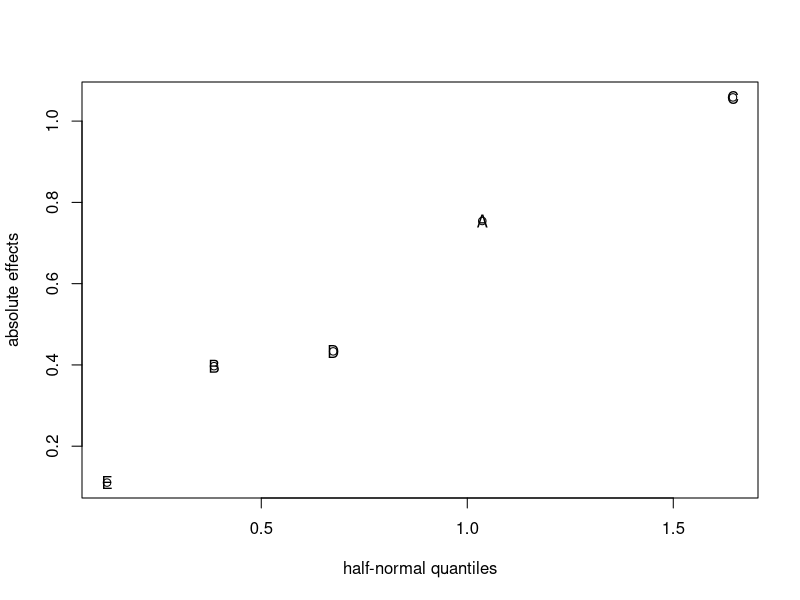
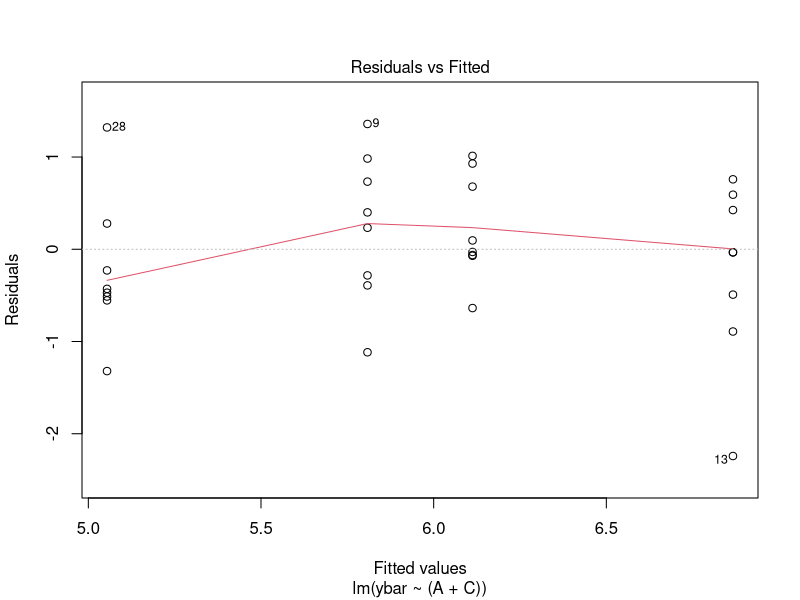
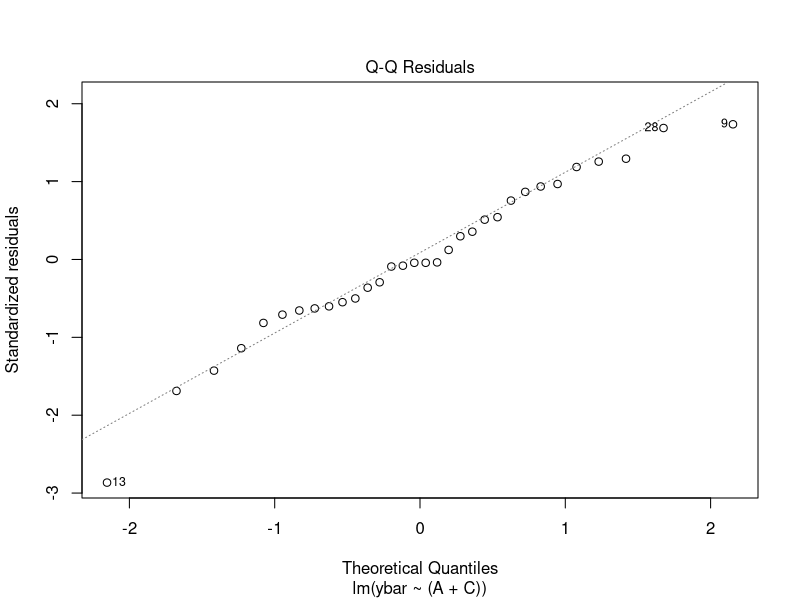
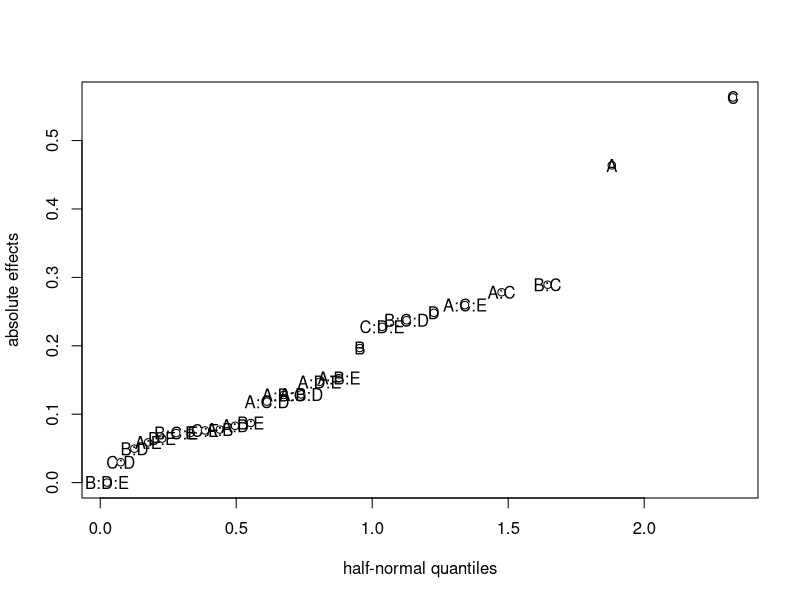
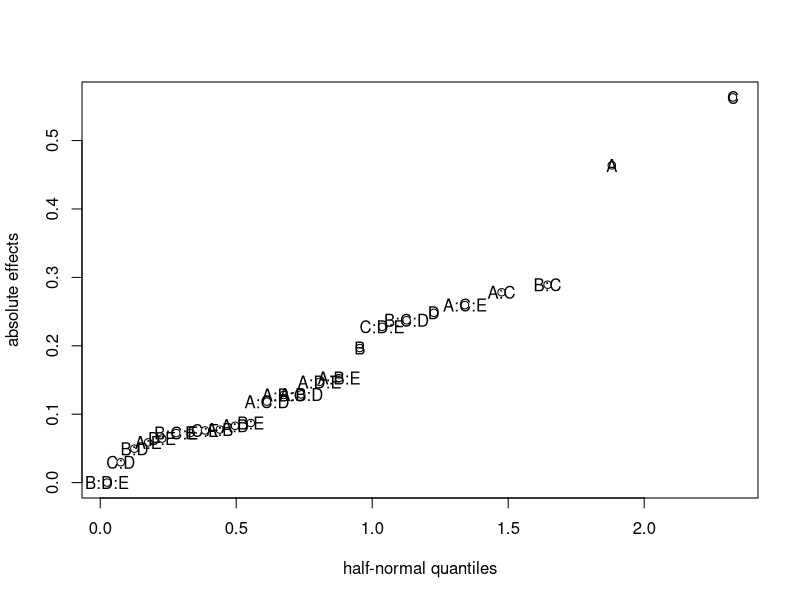
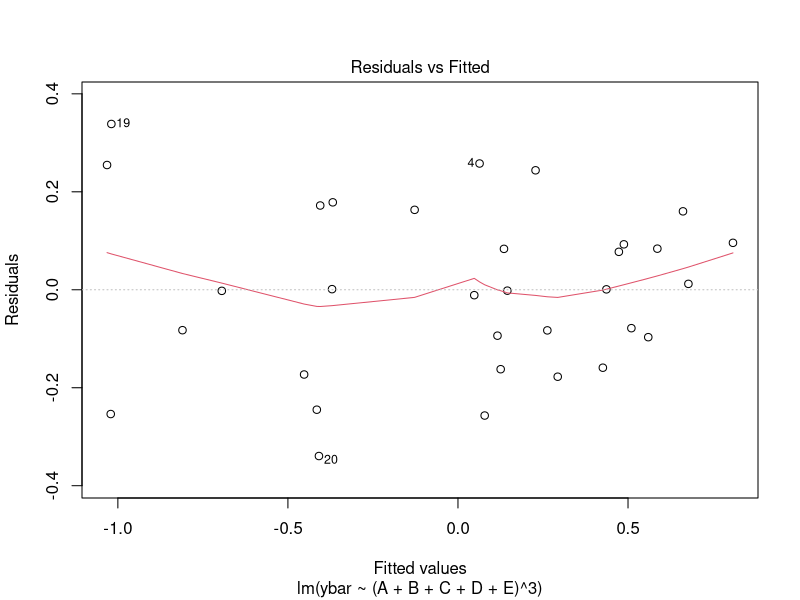
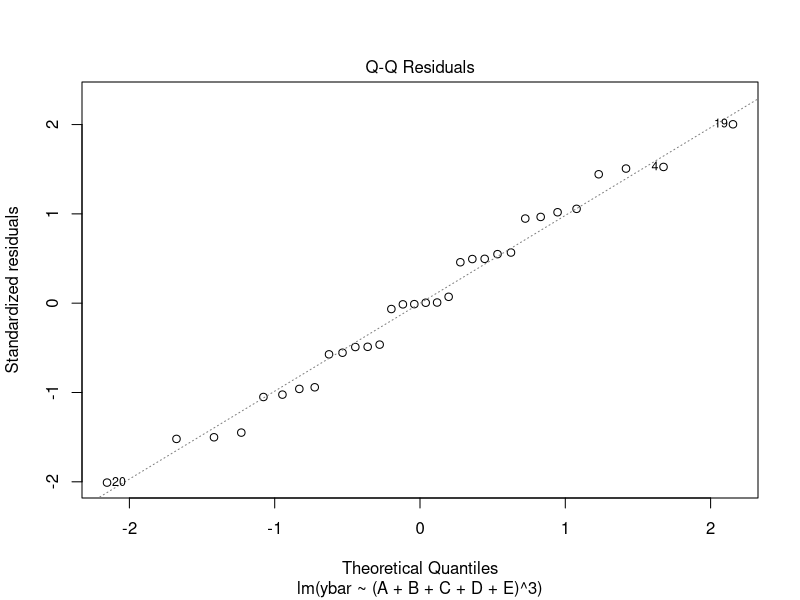

The R script that drew these images, in order:
halfnormal=function(y, label=F, ...)
{
  n=length(y)
  x=seq(0.5+0.25/n, 1.0-0.25/n, by=0.5/n)
  x = qnorm(x)
  y = sort(abs(y))
  qqplot(x, y, xlab="half-normal quantiles", ylab="absolute effects", ...)
  if(label) text(x,y, names(y))
}


dat=read.table("animal2.dat", h=T, sep=",")

A = dat$Adult 
B = dat$Dog 
C = dat$Sleep 
D = dat$Paw 
E = dat$Set 

#get mean
ybar =  (apply(dat[,6:17], 1, mean)  )
ybar

#log of variance, if needed
lns2 = log( apply(dat[,6:17], 1, var) )
lns2

### main effects model
g=lm(ybar~ (A+B+C+D+E) ) 
#full model using main and 2fi's
#g=lm(ybar~ (A+B+C+B:C+A:C) ) 
round(2*g$coef[-1],3) #*2 for factorial effects
summary(g)
halfnormal(2*g$coef[-1], label=T) # remove intercept
g=lm(ybar~ (A+C) ) #using only main effects
summary(g)
plot(g, 1:2) #residuals

xlist = c(6, 7, 8, 9, 10, 11, 12, 13, 14, 15, 16, 17)

#Transform all data to have 0 mean and 1 variance,
#reduce impact of individual + find out what is relatively good/bad
dat=read.table("animal2.dat", h=T, sep=",")
for (val in xlist) {
   tmp = dat[, val] -mean(dat[, val])
   dat[, val] = ((tmp/(var(tmp))^0.5)   )
  
}

A = dat$Adult 
B = dat$Dog 
C = dat$Sleep 
D = dat$Paw 
E = dat$Set 
#mean
ybar =  (apply(dat[,6:17], 1, mean)  )
ybar
#log var, not used here
lns2 = log( apply(dat[,6:17], 1, var) )
lns2


#Main effects model with normalised data
#g=lm(ybar~ (A+B+C+D+E) ) 

#Main effects and 2,3fi's with normalised data
g=lm(ybar~ (A+B+C+D+E)^3 ) 
halfnormal(2*g$coef[-1], label=T) # remove intercept

#Full model with 2fi's
#g=lm(ybar~ (A+B+C+B:C+A:C) ) 
round(2*g$coef[-1],3)
summary(g)
halfnormal(2*g$coef[-1], label=T) # remove intercept
plot(g, 1:2)


